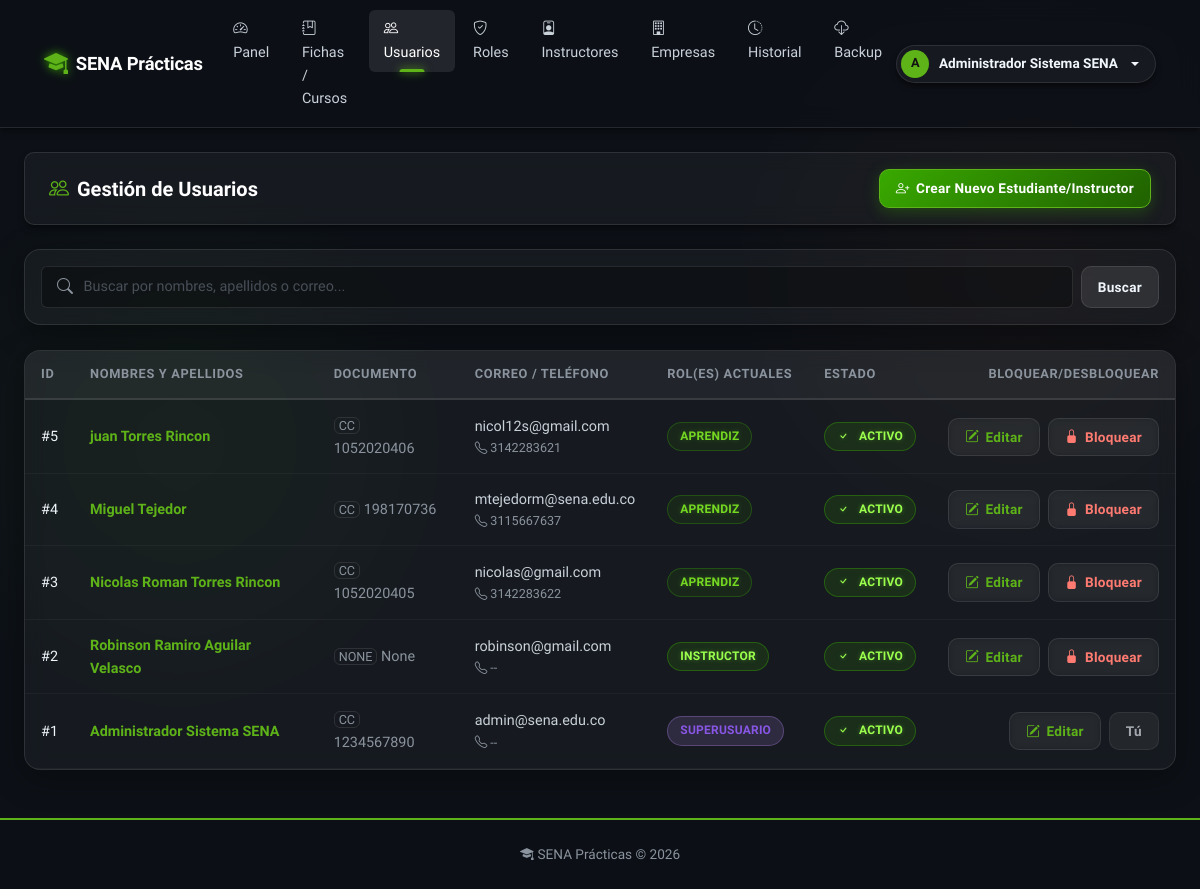
/admin/usuarios (signed in), run on an earlier commit of the app's database.
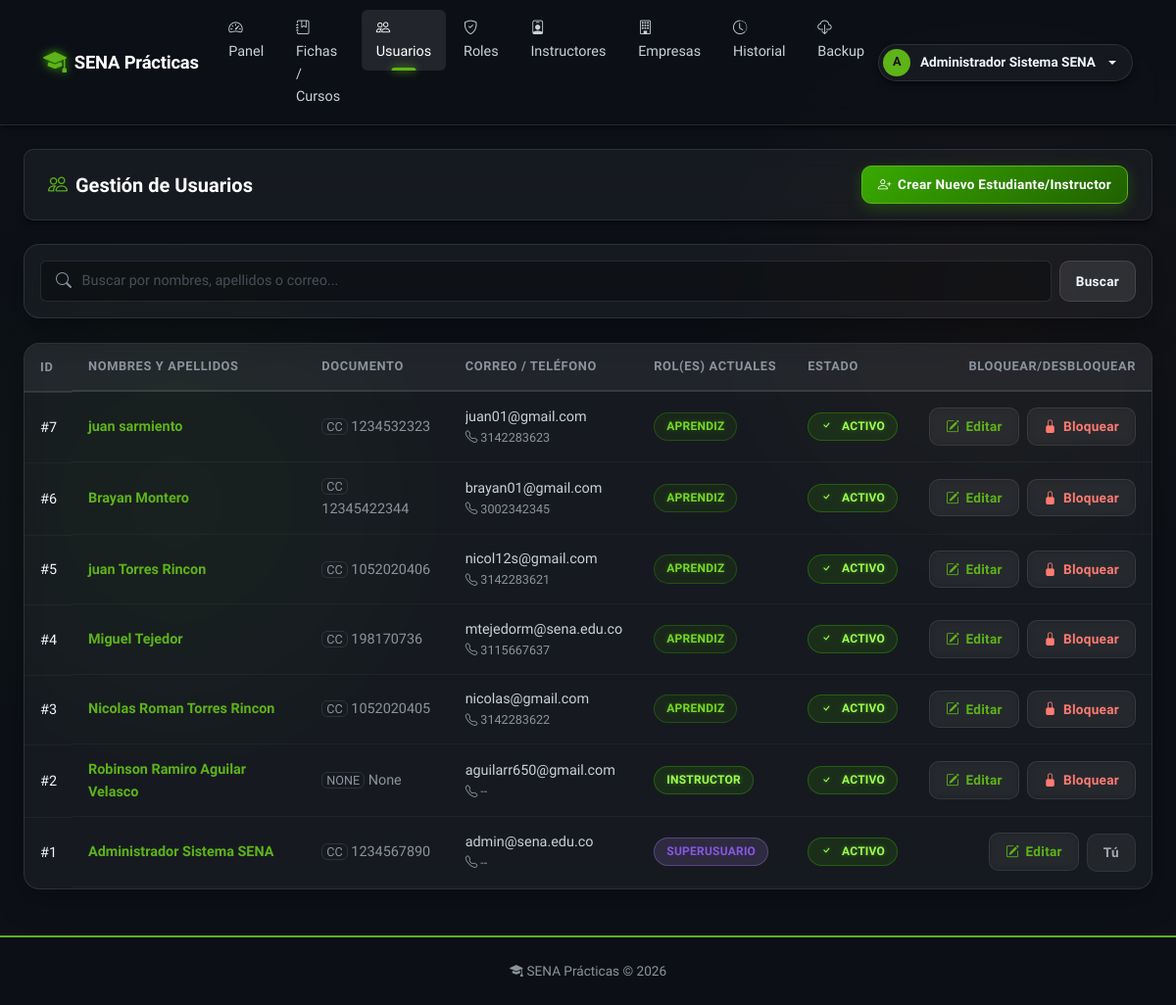
And on a later commit of the database.
### app/models/usuario.py (models this page shows, shortened)
class Usuario(db.Model, UserMixin):
    __tablename__ = 'usuario'
    id_usuario       = db.Column(db.Integer, primary_key=True)
    tipo_documento   = db.Column(db.String(20))
    numero_documento = db.Column(db.String(30))
    nombres          = db.Column(db.String(100), nullable=False)
    apellidos        = db.Column(db.String(100), nullable=False)
    correo           = db.Column(db.String(100), unique=True, nullable=False)
    telefono         = db.Column(db.String(20))
    password_hash    = db.Column(db.String(255), nullable=False)
    estado           = db.Column(db.Boolean, default=True)
    fecha_creacion   = db.Column(db.DateTime, default=lambda: datetime.now(timezone.utc))
    roles            = db.relationship('UsuarioRol', back_populates='usuario')
    instructor       = db.relationship('Instructor', back_populates='usuario', uselist=False)
    aprendiz         = db.relationship('Aprendiz', back_populates='usuario', uselist=False)
    historial        = db.relationship('HistorialCambios', back_populates='usuario')
    notificaciones   = db.relationship('Notificacion', back_populates='usuario')

### app/models/usuario_rol.py (models this page shows)
class UsuarioRol(db.Model):
    __tablename__ = 'usuario_rol'
    id_usuario = db.Column(db.Integer, db.ForeignKey('usuario.id_usuario'), primary_key=True)
    id_rol     = db.Column(db.Integer, db.ForeignKey('rol.id_rol'), primary_key=True)
    usuario    = db.relationship('Usuario', back_populates='roles')
    rol        = db.relationship('Rol', back_populates='usuarios')

### app/routes/admin.py (the view)
@bp.route('/usuarios')
@login_required
@role_required('superusuario')
def usuarios():
    q = request.args.get('q', '').strip()
    query = Usuario.query
    if q:
        query = query.filter(
            (Usuario.nombres.ilike(f'%{q}%')) |
            (Usuario.apellidos.ilike(f'%{q}%')) |
            (Usuario.correo.ilike(f'%{q}%'))
        )
    lista = query.order_by(Usuario.fecha_creacion.desc()).all()
    roles = Rol.query.all()
    return render_template('admin/usuarios.html', usuarios=lista, roles=roles, q=q)

### app/utils.py (called while the page is built)
def role_required(*roles):
    def decorator(f):
        @wraps(f)
        def decorated(*args, **kwargs):
            if not current_user.is_authenticated:
                flash('Inicia sesión para continuar.', 'warning')
                return redirect(url_for('auth.login'))
            user_roles = {ur.rol.nombre.lower() for ur in current_user.roles}
            required = {r.lower() for r in roles}
            if not user_roles.intersection(required):
                flash('No tienes permiso para acceder a esa sección.', 'danger')
                return abort(403)
            return f(*args, **kwargs)
        return decorated
    return decorator

### app/templates/admin/usuarios.html (shortened to what this page needs)
{% extends 'base.html' %}
{% block content %}
<div class="page-toolbar d-flex flex-wrap justify-content-between align-items-center mb-4">
  <h2 class="m-0" style="font-size: 1.25rem; font-weight: 600;"><i class="bi bi-people text-primary me-2"></i>Gestión de Usuarios</h2>
  <button class="btn btn-primary mt-2 mt-sm-0" data-bs-toggle="modal" data-bs-target="#modalCrearUsuario"><i class="bi bi-person-plus"></i> Crear Nuevo Estudiante/Instructor</button>
</div>
<div class="biblioteca-shell mb-4">
  <div class="biblioteca-shell-body p-3">
    <form method="GET" action="{{ url_for('admin.usuarios') }}" class="d-flex m-0">
      <div class="search-bar-wrap flex-grow-1 me-2">
        <i class="bi bi-search search-icon"></i>
        <input type="text" name="q" class="form-control" placeholder="Buscar por nombres, apellidos o correo..." value="{{ q or '' }}">
      </div>
      <button type="submit" class="btn btn-secondary">Buscar</button>
    </form>
  </div>
</div>
<div class="biblioteca-shell">
  <div class="biblioteca-shell-body p-0">
    <div class="table-responsive">
      <table class="biblioteca-table mb-0">
        <thead>
          <tr>
            <th>ID</th>
            <th>Nombres y Apellidos</th>
            <th>Documento</th>
            <th>Correo / Teléfono</th>
            <th>Rol(es) Actuales</th>
            <th>Estado</th>
            <th class="text-end">Bloquear/Desbloquear</th>
          </tr>
        </thead>
        <tbody>
           {% for u in usuarios %}
            <tr>
              <td>#{{ u.id_usuario }}</td>
              <td class="fw-bold text-primary">{{ u.nombres }} {{ u.apellidos }}</td>
              <td class="text-muted"><span class="small border px-1 rounded border-secondary text-uppercase">{{ u.tipo_documento }}</span> {{ u.numero_documento }}</td>
              <td>
                <div class="text-truncate">{{ u.correo }}</div>
                <div class="small text-muted"><i class="bi bi-telephone"></i> {{ u.telefono or '--' }}</div>
              </td>
              <td>
                <div class="d-flex flex-wrap gap-1">
                  {% for ur in u.roles %}
                    {% if ur.rol.nombre == 'superusuario' %}
                      <span class="badge-lib" style="background: rgba(188,140,255,0.15); color: var(--accent-purple); border: 1px solid rgba(188,140,255,0.3);">Superusuario</span>
                    {% elif ur.rol.nombre == 'instructor' %}
                      <span class="badge-lib badge-green">Instructor</span>
                    {% elif ur.rol.nombre == 'aprendiz' %}
                      <span class="badge-lib badge-cyan">Aprendiz</span>
                    {% else %}
                      <span class="badge-lib badge-gray">{{ ur.rol.nombre }}</span>
                    {% endif %}
                  {% else %}
                    <span class="text-muted small fst-italic">Sin rol</span>
                  {% endfor %}
                </div>
              </td>
              <td>
                {% if u.estado %}
                  <span class="badge-lib badge-green"><i class="bi bi-check me-1"></i> Activo</span>
                {% else %}
                  <span class="badge-lib badge-red"><i class="bi bi-x me-1"></i> Inactivo</span>
                {% endif %}
              </td>
              <td>
                 <div class="d-flex justify-content-end gap-2">
                   <button type="button" class="btn btn-sm btn-ghost text-primary border-primary" data-bs-toggle="modal" data-bs-target="#modalEditarUsuario{{ u.id_usuario }}" title="Editar usuario">
                     <i class="bi bi-pencil-square"></i> Editar
                   </button>
                   <form method="POST" action="{{ url_for('admin.toggle_usuario', id_usuario=u.id_usuario) }}" class="m-0">
                     {% if current_user.id_usuario != u.id_usuario %}
                       {% if u.estado %}
                        <button type="submit" class="btn btn-sm btn-ghost text-danger border-danger" title="Desactivar acceso" onclick="return confirm('¿Desactivar al usuario {{ u.correo }}?');">
                           <i class="bi bi-lock-fill"></i> Bloquear
                        </button>
                       {% else %}
                        <button type="submit" class="btn btn-sm btn-ghost text-success border-success" title="Reactivar acceso">
                           <i class="bi bi-unlock-fill"></i> Desbloquear
                        </button>
                       {% endif %}
                     {% else %}
                        <button type="button" class="btn btn-sm btn-secondary" disabled title="No puedes bloquearte a ti mismo">Tú</button>
                     {% endif %}
                   </form>
                 </div>
              </td>
            </tr>
           {% else %}
            <tr><td colspan="7" class="text-center py-5 text-muted"><i class="bi bi-search fs-1 opacity-50 d-block mb-3"></i>No se encontraron usuarios.</td></tr>
           {% endfor %}
        </tbody>
      </table>
    </div>
  </div>
</div>
{% endblock %}

### app/templates/base.html (shortened to what this page needs)
<!DOCTYPE html>
<html lang="es">
<head>
  <link rel="stylesheet" href="{{ url_for('static', filename='bootstrap/css/bootstrap.min.css') }}">
  <link rel="stylesheet" href="https://cdn.jsdelivr.net/npm/bootstrap-icons@1.11.3/font/bootstrap-icons.min.css">
  <link rel="stylesheet" href="{{ url_for('static', filename='biblioteca.css') }}">
</head>
<body class="biblioteca-body">
{% if current_user.is_authenticated %}
<nav class="navbar biblioteca-nav navbar-expand-lg">
  <div class="container-fluid px-4">
    <a class="navbar-brand" href="{{ url_for('auth.landing') }}">
      <i class="bi bi-mortarboard-fill brand-icon"></i>
      SENA Prácticas
    </a>
    <div class="collapse navbar-collapse" id="navMain">
      <ul class="navbar-nav me-auto gap-1">
        {% set rol = namespace(nombre='') %}
        {% for ur in current_user.roles %}
          {% if ur.rol.nombre == 'superusuario' %}{% set rol.nombre = 'superusuario' %}
          {% elif ur.rol.nombre == 'instructor' and rol.nombre != 'superusuario' %}{% set rol.nombre = 'instructor' %}
          {% elif ur.rol.nombre == 'aprendiz' and rol.nombre == '' %}{% set rol.nombre = 'aprendiz' %}
          {% endif %}
        {% endfor %}
        {% if rol.nombre == 'aprendiz' %}
          <li class="nav-item"><a class="nav-link {% if request.endpoint == 'aprendiz.dashboard' %}active{% endif %}"
            href="{{ url_for('aprendiz.dashboard') }}"><i class="bi bi-house me-1"></i>Dashboard</a></li>
          <li class="nav-item"><a class="nav-link {% if 'evidencias_subir' in request.endpoint %}active{% endif %}"
            href="{{ url_for('aprendiz.evidencias_subir') }}"><i class="bi bi-upload me-1"></i>Subir evidencias</a></li>
          <li class="nav-item"><a class="nav-link {% if 'progreso' in request.endpoint %}active{% endif %}"
            href="{{ url_for('aprendiz.progreso') }}"><i class="bi bi-graph-up me-1"></i>Mi progreso</a></li>
          <li class="nav-item"><a class="nav-link {% if 'informacion' in request.endpoint %}active{% endif %}"
            href="{{ url_for('aprendiz.informacion') }}"><i class="bi bi-person-lines-fill me-1"></i>Mi información</a></li>
          <li class="nav-item"><a class="nav-link {% if 'notificaciones' in request.endpoint %}active{% endif %}"
            href="{{ url_for('aprendiz.notificaciones') }}"><i class="bi bi-bell me-1"></i>Notificaciones</a></li>
          <li class="nav-item"><a class="nav-link {% if 'mis_evidencias' in request.endpoint %}active{% endif %}"
            href="{{ url_for('aprendiz.mis_evidencias') }}"><i class="bi bi-folder2-open me-1"></i>Mis evidencias</a></li>
        {% elif rol.nombre == 'superusuario' %}
          <li class="nav-item"><a class="nav-link {% if request.endpoint and request.endpoint.startswith('admin.dashboard') %}active{% endif %}" href="{{ url_for('admin.dashboard') }}"><i class="bi bi-speedometer2 me-1"></i>Panel</a></li>
          <li class="nav-item"><a class="nav-link " href="{{ url_for('admin.fichas') }}"><i class="bi bi-journal-bookmark me-1"></i>Fichas / Cursos</a></li>
          <li class="nav-item"><a class="nav-link {% if request.endpoint and request.endpoint.startswith('admin.usuarios') %}active{% endif %}" href="{{ url_for('admin.usuarios') }}"><i class="bi bi-people me-1"></i>Usuarios</a></li>
          <li class="nav-item"><a class="nav-link {% if request.endpoint and request.endpoint.startswith('admin.roles') %}active{% endif %}" href="{{ url_for('admin.roles') }}"><i class="bi bi-shield-check me-1"></i>Roles</a></li>
          <li class="nav-item"><a class="nav-link " href="{{ url_for('admin.instructores') }}"><i class="bi bi-person-badge me-1"></i>Instructores</a></li>
          <li class="nav-item"><a class="nav-link {% if request.endpoint and request.endpoint.startswith('admin.empresas') %}active{% endif %}" href="{{ url_for('admin.empresas') }}"><i class="bi bi-building me-1"></i>Empresas</a></li>
          <li class="nav-item"><a class="nav-link " href="{{ url_for('admin.historial') }}"><i class="bi bi-clock-history me-1"></i>Historial</a></li>
          <li class="nav-item"><a class="nav-link {% if 'backup' in request.endpoint %}active{% endif %}"
            href="{{ url_for('admin.backup') }}"><i class="bi bi-cloud-download me-1"></i>Backup</a></li>
        {% endif %}
      </ul>
      <div class="dropdown">
        <a class="nav-user-pill dropdown-toggle" data-bs-toggle="dropdown" href="#" id="userDropdown">
          <span class="avatar">{{ current_user.nombres[0] | upper }}</span>
          {{ current_user.nombres }} {{ current_user.apellidos }}
        </a>
          {% set icon_color = 'var(--accent-amber)' %}
          {% if rol.nombre == 'superusuario' %}{% set icon_color = 'var(--accent-purple)' %}
          {% elif rol.nombre == 'instructor' %}{% set icon_color = 'var(--accent-green)' %}
          {% endif %}
          {% set icon_style = 'style="color: ' ~ icon_color ~ '; font-size: 0.5rem;"' %}
      </div>
    </div>
  </div>
</nav>
{% endif %}
<main class="{% if current_user.is_authenticated %}container-fluid px-4 py-4{% endif %}">
  {% block content %}{% endblock %}
</main>
{% if current_user.is_authenticated %}
<footer class="biblioteca-footer text-center mt-4">
  <div class="container">
    <span><i class="bi bi-mortarboard-fill me-1"></i>SENA Prácticas &copy; {{ moment().year if moment else 2026 }}</span>
  </div>
</footer>
{% endif %}
</body>
</html>

What changed in the data, as far as the page shows it:
added Usuario: id_usuario "7", nombres "juan", apellidos "sarmiento", tipo_documento "CC", numero_documento "1234532323", correo "juan01@gmail.com", telefono "3142283623", estado True (drawn)
added UsuarioRol: shows "APRENDIZ", shown under "7"
added Usuario: id_usuario "6", nombres "Brayan", apellidos "Montero", tipo_documento "CC", numero_documento "12345422344", correo "brayan01@gmail.com", telefono "3002342345", estado True (drawn)
added UsuarioRol: shows "APRENDIZ", shown under "6"
changed Usuario "Robinson Ramiro": correo "robinson@gmail.com" → "aguilarr650@gmail.com"
